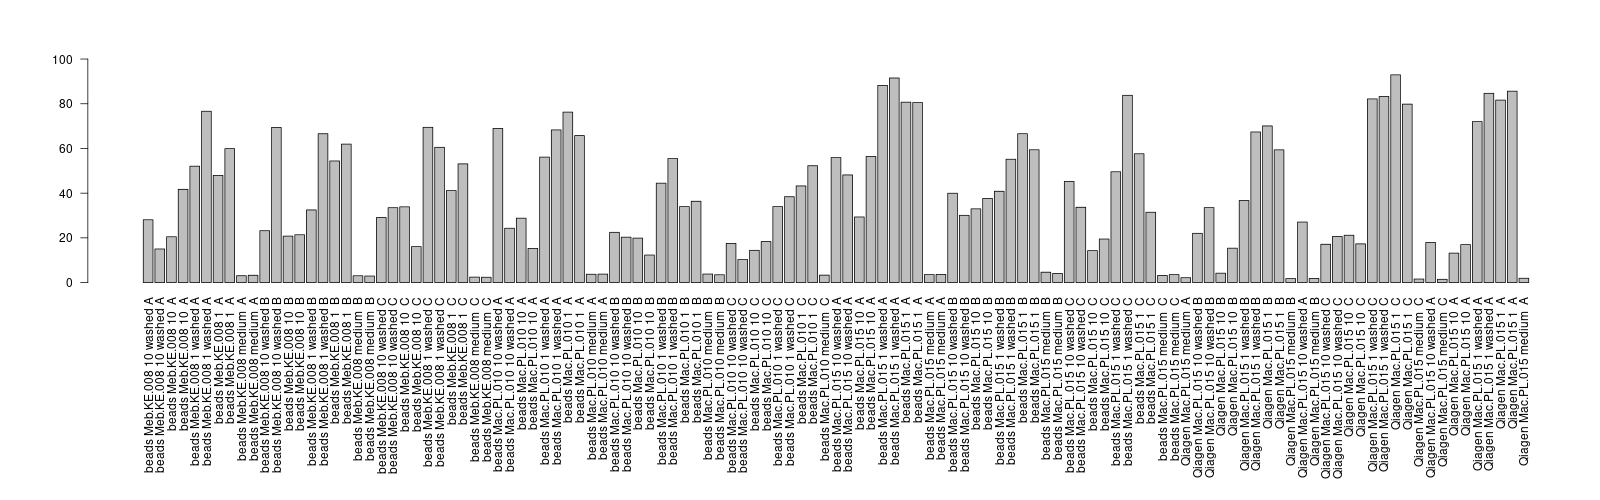

Source code (R):
library(reshape2)
library(ggplot2)

samples<- read.csv("../MERGED/SAMPLES_EXPERIMENT1.csv",sep="\t", header=T)
zotus<-read.csv("../MERGED/Results/Decontaminated_zOTU_table.txt",sep="\t", header=T,row.names=1)

zotus_full<-read.csv("../MERGED/Results/zotu_table.txt",sep="\t", header=T,row.names=1)


samples1<- read.csv("../MERGED/SAMPLES_EXPERIMENT1.csv",sep="\t", header=T)
samples2<- read.csv("../MERGED/SAMPLES_EXPERIMENT2.csv",sep="\t", header=T)
samples3<- read.csv("../MERGED/SAMPLES_EXPERIMENT3.csv",sep="\t", header=T)

samples<-cbind(samples1[1:11,],samples2,samples3)

#TO RELATIVE
	X<-zotus[-c(1,2,3,4,ncol(zotus))]
	X<-apply(X, 2, function(x){100*x/sum(x)} )
zotus_relative<-X


zotus_full_relative<-apply(zotus_full, 2, function(x){100*x/sum(x)} )
zotus_relative<-zotus_full_relative  #!


zotus_relative<-zotus_relative[ ,samples[9,  paste0(colnames(zotus_relative))]=="exp3"]   
 

zotus_relative_medium<-zotus_relative[,  samples[5,  paste0(colnames(zotus_relative)) ] =="medium"]

zotus_relative_animals<-zotus_relative[,  samples[5,  paste0(colnames(zotus_relative)) ] %in% c(1,5,10,20,50)]


zotus_relative_animals_max<- apply(zotus_relative_animals,1,max)
zotus_relative_medium_max<- apply(zotus_relative_medium,1,max)



enriched_in_animals<-zotus_relative[  zotus_relative_animals_max>10*zotus_relative_medium_max   ,]


percent_enriched_in_animals<-as.data.frame(colSums(enriched_in_animals))

colnames(percent_enriched_in_animals)<-"Enriched"

barplot(percent_enriched_in_animals$Enriched)

percent_enriched_in_animals$EXTRACTION<-t( samples[2,rownames(percent_enriched_in_animals)])
percent_enriched_in_animals$TYPE<-t( samples[5,rownames(percent_enriched_in_animals)])

percent_enriched_in_animals$SPECIES<-t( samples[3,rownames(percent_enriched_in_animals)])
percent_enriched_in_animals$SAMPLE_NAME<-t( samples[11,rownames(percent_enriched_in_animals)])

percent_enriched_in_animals$REPLICATE<-t( samples[1,rownames(percent_enriched_in_animals)])

percent_enriched_in_animals<-subset(percent_enriched_in_animals,TYPE %in% c(1,5,10,20,50,"medium") )

percent_enriched_in_animals


dev.new()
png("enriched.png",width=1600,height=500)
par(mar=c(15,6,4,1)+.1)
barplot(percent_enriched_in_animals$Enriched,ylim=c(0,100), names.arg=percent_enriched_in_animals$SAMPLE_NAME,las=2)
dev.off()

percent_enriched_in_animals<-percent_enriched_in_animals[  order(percent_enriched_in_animals$EXTRACTION,percent_enriched_in_animals$SPECIES,percent_enriched_in_animals$REPLICATE,percent_enriched_in_animals$TYPE) ,  ]

ggplot( percent_enriched_in_animals, aes(x=SAMPLE_NAME,y=Enriched) )+geom_bar(stat="identity")+ theme(panel.border = element_blank() ,panel.background = element_blank())+scale_y_continuous(limits = c(0,101), expand = c(0, 0))+THEME

###############################################################################################################################################################################################################################################################

+geom_bar(stat="identity",position="stack", width=2)+facet_grid(~EXTRACTION+SPECIES+TYPE)+ scale_y_continuous(limits = c(0,101), expand = c(0, 0))+THEME





+ theme(panel.border = element_blank() ,panel.background = element_blank() )+facet_grid(~EXTRACTION+WITH_REPLICATES+BLANK_TYPE+GENUS+SPECIES+REPLICATE+N+SAMPLE, scales = "free", space = "free")+THEME+xlab("")+

#################

melted_otus<-melt(t(zotus))

melted_otus$REPLICATE<-t( samples[1, paste0(melted_otus[,1])])
melted_otus$EXTRACTION<-t( samples[2, paste0(melted_otus[,1])])

melted_otus$EXTRACTION[melted_otus$EXTRACTION=="Chelex"]<-"1.Chelex"
melted_otus$EXTRACTION[melted_otus$EXTRACTION=="beads"]<-"2.SPRIbeads"


melted_otus$SPECIES<-t( samples[3, paste0(melted_otus[,1])])
melted_otus$BLANK_TYPE<-t( samples[4, paste0(melted_otus[,1])])
melted_otus$N<-t( samples[5, paste0(melted_otus[,1])])
melted_otus$WASHED<-t( samples[6, paste0(melted_otus[,1])])
melted_otus$EXPERIMENT<-t( samples[9, paste0(melted_otus[,1])])
melted_otus$GENUS<-t( samples[10, paste0(melted_otus[,1])])
melted_otus$SAMPLE_NAME<-t( samples[11, paste0(melted_otus[,1])])
melted_otus$BLANK_TYPE[melted_otus$BLANK_TYPE=="blank"]<-"0.blank"
melted_otus$BLANK_TYPE[melted_otus$BLANK_TYPE=="ludwik"]<-"1.ludwik"
melted_otus$BLANK_TYPE[melted_otus$BLANK_TYPE=="zywiec"]<-"1.zywiec"
melted_otus$BLANK_TYPE[melted_otus$BLANK_TYPE=="algae"]<-"2.algae"
melted_otus$BLANK_TYPE[melted_otus$BLANK_TYPE=="rotifers"]<-"3.algae"
melted_otus$BLANK_TYPE[melted_otus$BLANK_TYPE==""]<-"4.not_blank"
melted_otus$SAMPLE<-melted_otus[,1]
melted_otus$WITH_REPLICATES<-melted_otus$REPLICATE %in% c("A","B","C")
melted_otus$NAME<-paste(melted_otus$EXTRACTION, melted_otus$SPECIES,melted_otus$REPLICATE,melted_otus$N)

melted_otus<-subset(melted_otus,BLANK_TYPE=="4.not_blank")






data<-t(otus_relative[-c(1:5)] )

types<-data.frame(sample_type=t(samples[5, rownames(data)]))
colnames(types)<-"sample_type"

data<-cbind(data, types)

Tardigrade_samples<-subset(data,sample_type=="1")
Medium_samples<-subset(data,sample_type=="medium")

Tardigrade_samples<-subset(Tardigrade_samples, select=-sample_type) 
Medium_samples<-subset(Medium_samples, select=-sample_type) 

Tardigrade_samples<-apply(Tardigrade_samples,2,as.numeric)
Medium_samples<-apply(Medium_samples,2,as.numeric)

Tardigrade_means<-apply(Tardigrade_samples,2,max)
Medium_means<-apply(Medium_samples,2,max)

plot(Tardigrade_means,Medium_means)








as.data.frame(t(samples[5, rownames(data)]),colnames=c("sample_type")) 

 data.frame(t(samples[5, rownames(data)]),colnames=c("sample_type"))






# EMPTY 
otus<-otus[,! colnames(otus) %in%  c("EXPERIMENT_1_T_Neg_PCRI_1","EXPERIMENT_1_T_Neg_PCRI_1","EXPERIMENT_1_T_Neg_PCRI_2")]


#TO RELATIVE
	X<-otus
	info<-X[1:5]
	n<-ncol(X)
	X<-X[-c(1:5,n)]
	X<-apply(X, 2, function(x){100*x/sum(x)} )
	out<-cbind(info,X)
otus<-out

otus<-otus[,-c(1,2,3,4,5)]

apply(otus,1,max)

otusMEAN<-otus[rev(order(rowSums(otus,na.rm=T))),]
otusMAX<-otus[rev(order(apply(otus,1,max))),]

otus<-unique(rbind(otusMEAN[1:5,], otusMAX[1:9,] ))



otus<-rbind(100-colSums(otus),otus)
rownames(otus)[1]<-"Others"

melted_otus<-melt(t(otus))

melted_otus$REPLICATE<-t( samples[1, paste0(melted_otus[,1])])
melted_otus$EXTRACTION<-t( samples[2, paste0(melted_otus[,1])])

melted_otus$EXTRACTION[melted_otus$EXTRACTION=="Chelex"]<-"1.Chelex"
melted_otus$EXTRACTION[melted_otus$EXTRACTION=="beads"]<-"2.SPRIbeads"


melted_otus$SPECIES<-t( samples[3, paste0(melted_otus[,1])])
melted_otus$BLANK_TYPE<-t( samples[4, paste0(melted_otus[,1])])
melted_otus$N<-t( samples[5, paste0(melted_otus[,1])])
melted_otus$WASHED<-t( samples[6, paste0(melted_otus[,1])])
melted_otus$EXPERIMENT<-t( samples[9, paste0(melted_otus[,1])])
melted_otus$GENUS<-t( samples[10, paste0(melted_otus[,1])])
melted_otus$SAMPLE_NAME<-t( samples[11, paste0(melted_otus[,1])])
melted_otus$BLANK_TYPE[melted_otus$BLANK_TYPE=="blank"]<-"0.blank"
melted_otus$BLANK_TYPE[melted_otus$BLANK_TYPE=="ludwik"]<-"1.ludwik"
melted_otus$BLANK_TYPE[melted_otus$BLANK_TYPE=="zywiec"]<-"1.zywiec"
melted_otus$BLANK_TYPE[melted_otus$BLANK_TYPE=="algae"]<-"2.algae"
melted_otus$BLANK_TYPE[melted_otus$BLANK_TYPE=="rotifers"]<-"3.algae"
melted_otus$BLANK_TYPE[melted_otus$BLANK_TYPE==""]<-"4.not_blank"
melted_otus$SAMPLE<-melted_otus[,1]
melted_otus$WITH_REPLICATES<-melted_otus$REPLICATE %in% c("A","B","C")
melted_otus$NAME<-paste(melted_otus$EXTRACTION, melted_otus$SPECIES,melted_otus$REPLICATE,melted_otus$N)

melted_otus<-subset(melted_otus,BLANK_TYPE=="4.not_blank")


THEME<-theme(panel.margin=unit(c(0), "lines"),  axis.ticks.x=element_blank(), panel.grid.major=element_blank(),panel.grid.minor=element_blank(),panel.border=element_rect(colour = "#ffffff", fill=NA, size=0.5), strip.background = element_blank(),axis.text.x = element_text(angle = 90, vjust = 0.5, hjust=1),strip.text   = element_text(size=0),legend.title=element_blank() )


library(RColorBrewer)
col_vector<-c("#dadada",brewer.pal(11, "Paired") )


dev.new()
svg("EXPERIMENT_1_decontaminated_otus.svg",width=20,height=9)
ggplot( melted_otus, aes(x=SAMPLE_NAME,y=value,fill=Var2) )+geom_bar(stat="identity",position="stack", width=2)+ theme(panel.border = element_blank() ,panel.background = element_blank() )+facet_grid(~EXTRACTION+WITH_REPLICATES+BLANK_TYPE+GENUS+SPECIES+REPLICATE+N+SAMPLE, scales = "free", space = "free")+THEME+ scale_y_continuous(limits = c(0,101), expand = c(0, 0))+xlab("")+ylab("Relative abundance") +scale_fill_manual(values=col_vector)

dev.off()


